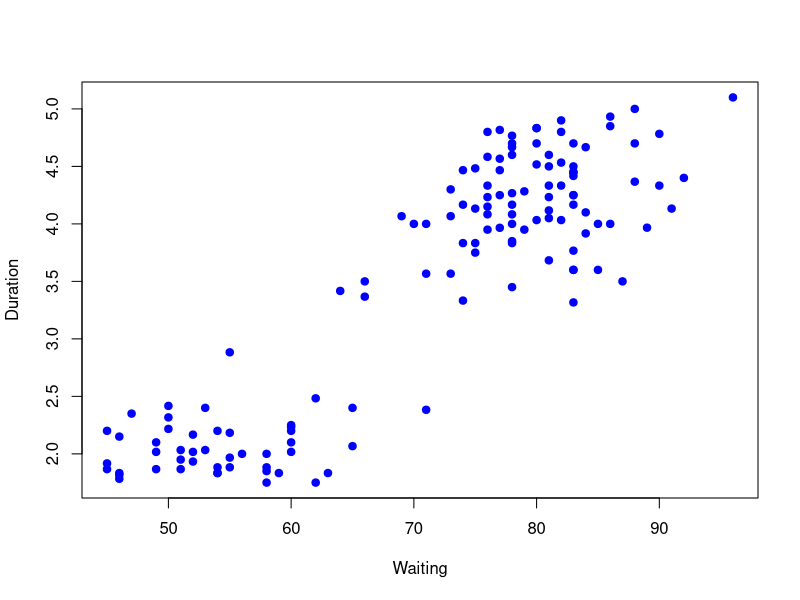

This figure's R source: (Note: this script raises an error after producing the figure.)
##regression model

##load data
library(caret)
data(faithful)
set.seed(333)
inTrain<-createDataPartition(y=faithful$waiting,p=0.5,list=FALSE)
trainFaith<-faithful[inTrain,]
testFaith<-faithful[-inTrain,]
head(trainFaith)

plot(trainFaith$waiting,trainFaith$eruptions,pch=19,col="blue",xlab="Waiting",ylab="Duration")

##fit linear model
lm1<-lm(eruptions~waiting,data=trainFaith)
summary(lm1) ##'Estimate' is predicted value

##model fit
lines(trainsFaith$waiting,lm1$fitted,lwd=3)

##predictt a new value
newdata<-data.frame(waiting=80)
predict(lm1,newdata)

par(mfrow=c(1,2))
plot(trainFaith$waiting,trainFaith$eruptions,pch=19,col="blue",xlab="Waiting",ylab="Duration")
lines(trainFaith$waiting,predict(lm1),lwd=3)
plot(testFaith$waiting,testFaith$eruptions,pch=19,col="blue",xlab="Waiting",ylab="Duration")
lines(testFaith$waiting,predict(lm1,newdata=testFaith),lwd=3)

##Calculate RMSE on training
sqrt(sum((lm1$fitted-trainFaith$eruptions)^2))

##Calculate RMSE on test
sqrt(sum((predict(lm1,newdata=testFaith)-testFaith$eruptions)^2))

##prediction intevals ##bug
pred1<-predict(lm1,newdata=testFaith,inteval="prediction")
ord<-order(testFaith$waiting)
plot(testFaith$waiting,testFaith$eruptions,pch=19,col="blue")
matlines(testFaith$waiting[ord],pred1[ord,],type="l",,col=c(1,2,2),lty=c(1,1,1),lwd=3)